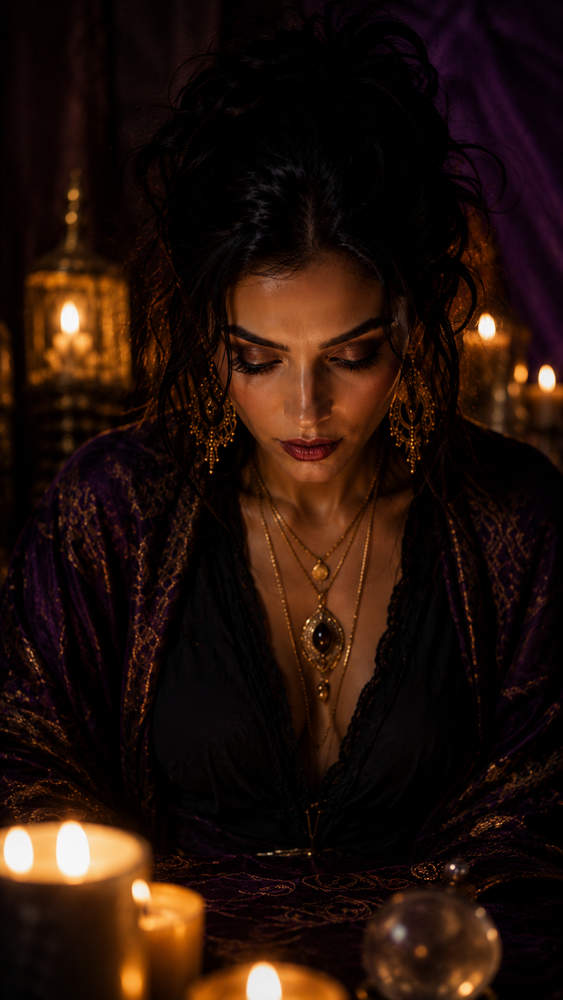
#> input picture vsl-production/base3_looking_down.png, 563 x 1000 px, shrunk from 941 x 1672 before the run
$ python aurora_run_all.py
#> lines starting #> are read from the running program, lines starting #| are printed output that depends on the picture
### vsl-production/aurora_overlay.py
"""
Aurora Content Generator — adiciona texto em estilo Madam Aurora em imagens base
Uso: python aurora_overlay.py

Requisitos: pip install Pillow requests
Fontes: baixar Playfair_Display e Inter do Google Fonts e colocar em ./fonts/
"""

from PIL import Image, ImageDraw, ImageFont, ImageFilter
import os
import json
from pathlib import Path

# ---------------------------------------------------------------------------
# Configuração de hooks — edite aqui para gerar novas variações
# ---------------------------------------------------------------------------
HOOKS = [
    {
        "top": "stop waiting\nfor him to\nchoose you",
        "bottom": "your palm explains why you keep waiting",
        "filename": "hook_stop_waiting",
    },
    {
        "top": "I can see\nyour pattern",
        "bottom": "can you?",
        "filename": "hook_i_can_see",
    },
    {
        "top": "the reason you\nkeep attracting\nthe wrong person",
        "bottom": "has nothing to do with luck.",
        "filename": "hook_wrong_person",
    },
    {
        "top": "which feminine\nenergy are you\nblocking?",
        "bottom": "your palm already knows.",
        "filename": "hook_feminine_energy",
    },
    {
        "top": "your heart line\nreveals everything\nabout you in love",
        "bottom": "and most people never find out.",
        "filename": "hook_heart_line",
    },
    {
        "top": "she kept choosing\nmen who weren't\nready for her",
        "bottom": "her palm showed exactly why.",
        "filename": "hook_she_kept_choosing",
    },
    {
        "top": "this line on\nyour palm means\nyou love deeply",
        "bottom": "and protect yourself even deeper.",
        "filename": "hook_love_deeply",
    },
    {
        "top": "why do you\nalways feel like\nyou're too much?",
        "bottom": "your pattern has a name.",
        "filename": "hook_too_much",
    },
    {
        "top": "before you text\nhim back —\nread this first",
        "bottom": "your palm knows what your heart hides.",
        "filename": "hook_before_text",
    },
    {
        "top": "3 signs your\nlove pattern is\nkeeping you stuck",
        "bottom": "number 2 will hit different.",
        "filename": "hook_3_signs",
    },
    {
        "top": "you don't have\nbad luck in love",
        "bottom": "you have an unread pattern.",
        "filename": "hook_bad_luck",
    },
    {
        "top": "the woman who\nstops explaining\nherself starts receiving",
        "bottom": "your palm shows where you are right now.",
        "filename": "hook_stops_explaining",
    },
]

# ---------------------------------------------------------------------------
# Configuração visual
# ---------------------------------------------------------------------------
GOLD = (255, 196, 60)        # #FFC43C
WHITE = (255, 255, 255)
BLACK_OVERLAY = (4, 2, 14)   # #04020E
ORNAMENT = "— ✦ —"

FONT_DIR = Path("./fonts")
OUTPUT_DIR = Path("./output_overlays")
OUTPUT_DIR.mkdir(exist_ok=True)


def load_font(name: str, size: int) -> ImageFont.FreeTypeFont:
    """Tenta carregar fonte custom, cai para default se não encontrar."""
    paths = [
        FONT_DIR / f"{name}.ttf",
        FONT_DIR / f"{name}-Regular.ttf",
        FONT_DIR / f"{name}-Bold.ttf",
    ]
    for p in paths:
        if p.exists():
            return ImageFont.truetype(str(p), size)
    # Fallback: fonte do sistema
    try:
        return ImageFont.truetype("/usr/share/fonts/truetype/dejavu/DejaVuSerif-Bold.ttf", size)
    except Exception:
        return ImageFont.load_default()


def draw_text_with_shadow(
    draw: ImageDraw.ImageDraw,
    xy: tuple,
    text: str,
    font: ImageFont.FreeTypeFont,
    fill: tuple,
    shadow_offset: int = 3,
    anchor: str = "mm",
):
    x, y = xy
    # Sombra
    draw.text((x + shadow_offset, y + shadow_offset), text, font=font,
              fill=(0, 0, 0, 160), anchor=anchor)
    # Texto principal
    draw.text((x, y), text, font=font, fill=fill, anchor=anchor)


def add_overlay(image_path: str, hook: dict, output_suffix: str = "") -> str:
    """Adiciona overlay de texto em uma imagem base e salva."""
    img = Image.open(image_path).convert("RGBA")
    W, H = img.size

    # Overlay escuro no topo (para legibilidade do texto)
    overlay = Image.new("RGBA", img.size, (0, 0, 0, 0))
    draw_overlay = ImageDraw.Draw(overlay)

    # Gradiente topo
    for i in range(int(H * 0.42)):
        alpha = int(200 * (1 - i / (H * 0.42)))
        draw_overlay.line([(0, i), (W, i)], fill=(4, 2, 14, alpha))

    # Gradiente rodapé
    footer_start = int(H * 0.72)
    for i in range(H - footer_start):
        alpha = int(190 * (i / (H - footer_start)))
        draw_overlay.line([(0, footer_start + i), (W, footer_start + i)],
                          fill=(4, 2, 14, alpha))

    img = Image.alpha_composite(img, overlay)
    draw = ImageDraw.Draw(img)

    # Fontes
    font_top = load_font("PlayfairDisplay-Bold", max(48, W // 10))
    font_bottom = load_font("PlayfairDisplay-Regular", max(28, W // 20))
    font_ornament = load_font("PlayfairDisplay-Regular", max(24, W // 26))

    # --- Texto TOPO ---
    top_text = hook["top"]
    top_lines = top_text.split("\n")

    line_h = font_top.size + 8
    top_block_h = len(top_lines) * line_h
    top_start_y = int(H * 0.10)

    for i, line in enumerate(top_lines):
        y = top_start_y + i * line_h
        draw_text_with_shadow(draw, (W // 2, y), line, font_top, GOLD, anchor="mt")

    # Ornamento divisor (abaixo do texto top)
    ornament_y = top_start_y + top_block_h + 20
    draw_text_with_shadow(draw, (W // 2, ornament_y), ORNAMENT, font_ornament, GOLD, anchor="mt")

    # Linha dourada horizontal
    line_y = ornament_y + font_ornament.size + 10
    draw.line([(W * 0.15, line_y), (W * 0.85, line_y)], fill=GOLD, width=1)

    # --- Texto RODAPÉ ---
    bottom_text = hook["bottom"]
    bottom_y = int(H * 0.82)

    # Linha dourada acima do rodapé
    draw.line([(W * 0.15, bottom_y - 20), (W * 0.85, bottom_y - 20)], fill=GOLD, width=1)
    draw_text_with_shadow(draw, (W // 2, bottom_y - 5), ORNAMENT, font_ornament, GOLD, anchor="mt")

    draw_text_with_shadow(draw, (W // 2, bottom_y + font_ornament.size + 20),
                          bottom_text, font_bottom, WHITE, anchor="mt")

    # Ornamento final
    draw.line([(W * 0.3, H * 0.93), (W * 0.7, H * 0.93)], fill=(*GOLD, 120), width=1)

    # Salvar
    fname = hook["filename"]
    if output_suffix:
        fname += f"_{output_suffix}"
    out_path = OUTPUT_DIR / f"{fname}.png"
    img = img.convert("RGB")
    img.save(str(out_path), "PNG", quality=95)
    print(f"  ✓ Salvo: {out_path}")
    return str(out_path)


# [24 lines left out: functions batch_generate, generate_single, not called in this run]


# ---------------------------------------------------------------------------
# Main
# ---------------------------------------------------------------------------
# [36 lines that do not run on import are left out]

### vsl-production/aurora_run_all.py
"""
aurora_run_all.py — Roda o pipeline completo quando as 5 bases estiverem na pasta

1. Detecta as bases disponíveis
2. Gera 12 variações de texto em cada uma (= até 60 assets)
3. Renomeia com prefixo da base para não sobrescrever
4. Roda o organizer para distribuir nas pastas por dia/hora
5. Mostra resumo final
"""

import os
import shutil
from pathlib import Path
from aurora_overlay import add_overlay, HOOKS, OUTPUT_DIR

BASE_DIR = Path(__file__).parent

# Mapeamento: nome do arquivo da base → prefixo dos outputs
BASE_IMAGES = {
    "base1_palm_lateral.png":  "b1",
    "base2_eye_contact.png":   "b2",
    "base3_looking_down.png":  "b3",
    "base4_silhouette.png":    "b4",
    "base5_palm_face.png":     "b5",
}

# Qual base usar para qual hook (otimização por composição)
BASE_ASSIGNMENT = {
    "hook_feminine_energy":    "base2_eye_contact.png",    # olho direto → mais forte
    "hook_i_can_see":          "base2_eye_contact.png",
    "hook_wrong_person":       "base3_looking_down.png",   # introspecção → pain point
    "hook_stop_waiting":       "base3_looking_down.png",
    "hook_too_much":           "base3_looking_down.png",
    "hook_she_kept_choosing":  "base3_looking_down.png",
    "hook_heart_line":         "base1_palm_lateral.png",   # palma → educational
    "hook_love_deeply":        "base1_palm_lateral.png",
    "hook_before_text":        "base5_palm_face.png",      # palma+rosto → intrigante
    "hook_3_signs":            "base5_palm_face.png",
    "hook_bad_luck":           "base4_silhouette.png",     # silhueta → transformação
    "hook_stops_explaining":   "base4_silhouette.png",
}


def check_bases() -> list[str]:
    found = []
    missing = []
    for fname in BASE_IMAGES:
        p = BASE_DIR / fname
        if p.exists():
            found.append(fname)
        else:
            missing.append(fname)
    return found, missing


def run_optimized():
    """Gera cada hook com a base mais adequada para ela."""
    found, missing = check_bases()

    print("\n🔮 Aurora Run All — Pipeline Completo")
    print("=" * 50)

    if missing:
        print(f"\n⚠️  Bases faltando ({len(missing)}):")
        for m in missing:
            print(f"   • {m}")
        print("\nSalve as imagens com esses nomes na pasta vsl-production/")

    if not found:
        print("\n❌ Nenhuma base encontrada. Salve as imagens primeiro.")
        return

    print(f"\n✅ Bases encontradas ({len(found)}):")
    for f in found:
        print(f"   • {f}")

    # Limpar output anterior
    if OUTPUT_DIR.exists():
        shutil.rmtree(OUTPUT_DIR)
    OUTPUT_DIR.mkdir()

    print(f"\n🎨 Gerando variações...")
    generated = []

    for hook in HOOKS:
        # Escolhe a base ideal para este hook
        ideal_base = BASE_ASSIGNMENT.get(hook["filename"])
        if ideal_base and (BASE_DIR / ideal_base).exists():
            base_path = str(BASE_DIR / ideal_base)
            prefix = BASE_IMAGES[ideal_base]
        elif found:
            # Fallback: primeira base disponível
            base_path = str(BASE_DIR / found[0])
            prefix = BASE_IMAGES[found[0]]
        else:
            continue

        # Gera com prefixo da base
        hook_copy = dict(hook)
        hook_copy["filename"] = f"{prefix}_{hook['filename']}"
        out = add_overlay(base_path, hook_copy)
#> in add_overlay, `overlay = Image.new("RGBA", img.size, (0, 0, 0, 0))`: overlay: PIL image 563x1000 RGBA; every value is 0
#> in add_overlay, `img = Image.alpha_composite(img, overlay)`:
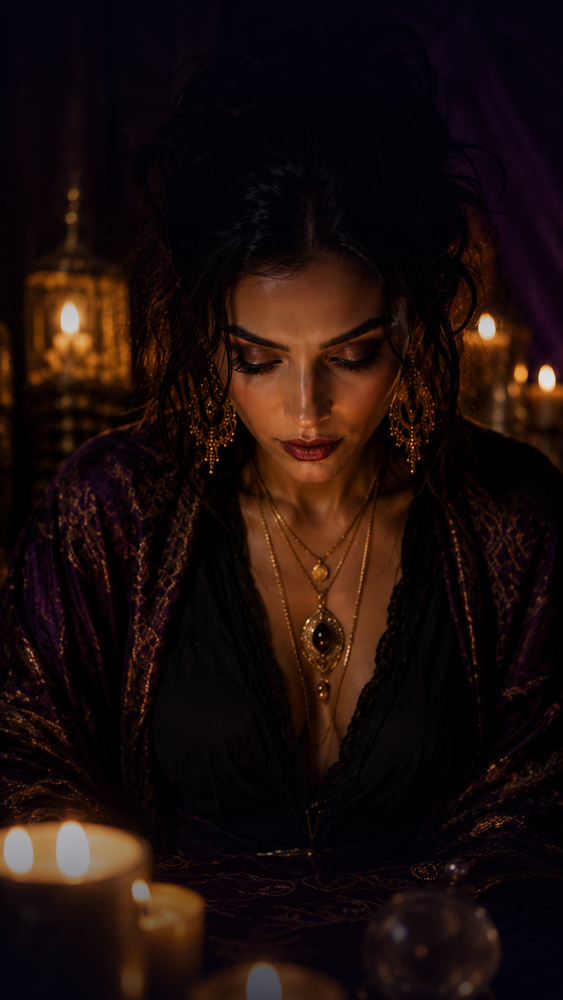
#> img: PIL image 563x1000 RGBA; mean R, G, B, A 28, 13.9, 11.3, 255
#> in add_overlay, `img = img.convert("RGB")`:
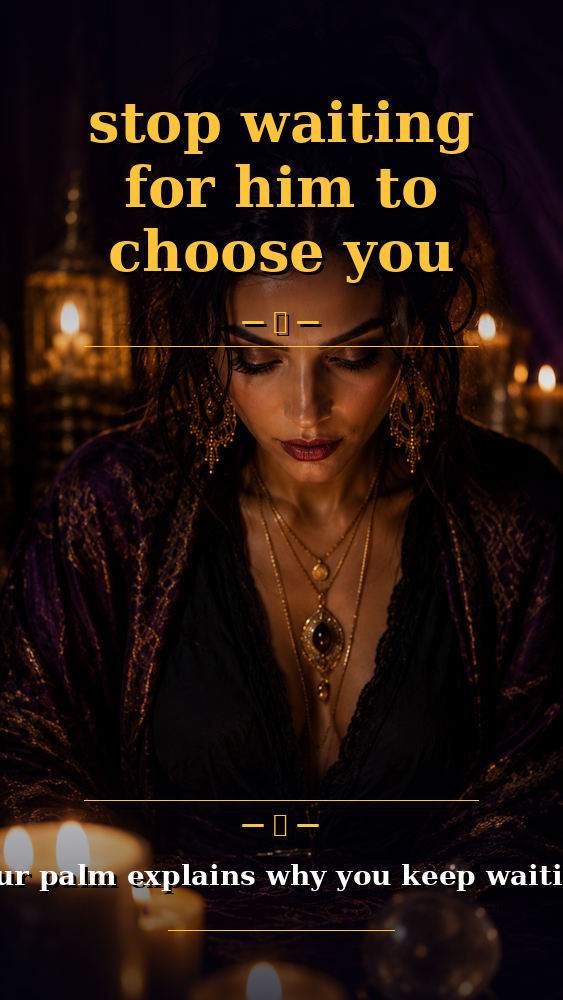
#> img: PIL image 563x1000 RGB; mean R, G, B 36.9, 21.3, 14.4
        generated.append(out)
#> pass 2 of the loop in run_optimized, `for hook in HOOKS:`:
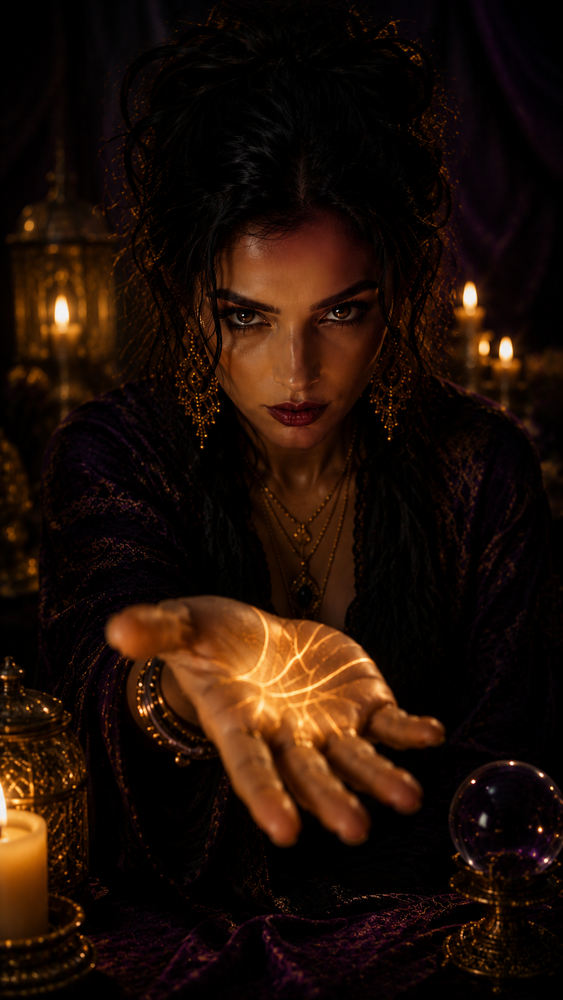
#> input picture vsl-production/base2_eye_contact.png, 563 x 1000 px, shrunk from 941 x 1672 before the run
#> in add_overlay (call 2), `img = Image.alpha_composite(img, overlay)`:
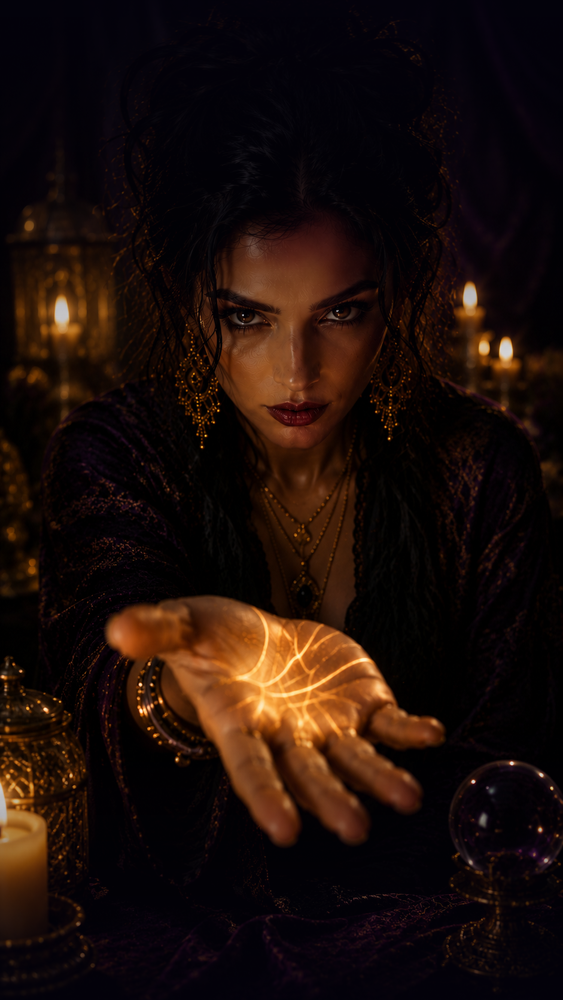
#> img: PIL image 563x1000 RGBA; mean R, G, B, A 28.2, 14, 9.5, 255
#> in add_overlay (call 2), `img = img.convert("RGB")`:
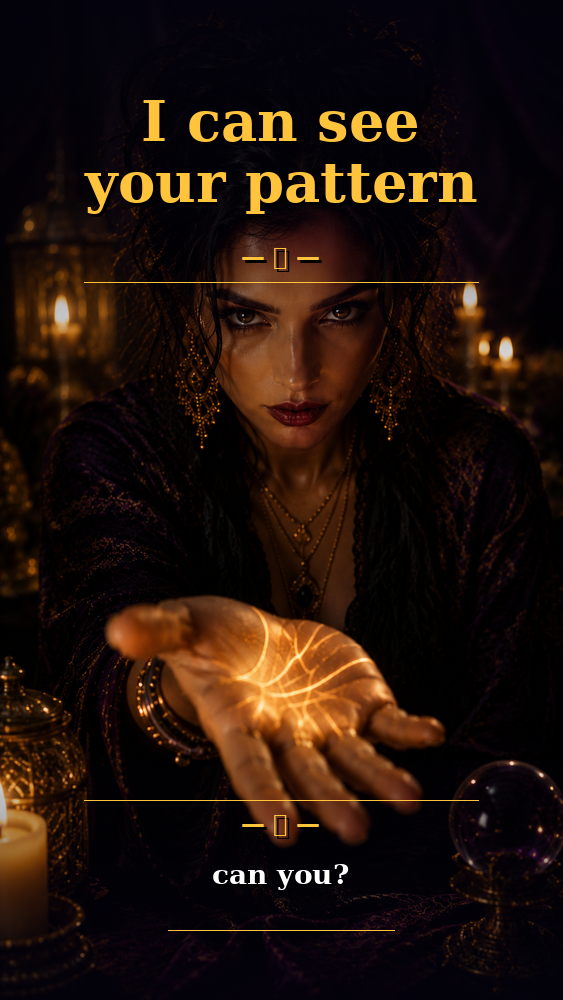
#> img: PIL image 563x1000 RGB; mean R, G, B 33.4, 18.1, 10.8

    print(f"\n✅ {len(generated)} imagens geradas em output_overlays/")

    # Rodar organizer para distribuir nas pastas
    print("\n📁 Organizando nas pastas de postagem...")
    os.system("python3 aurora_organizer.py")


def run_all_combinations():
    """Gera TODAS as combinações base × hook = até 60 assets."""
    found, missing = check_bases()

    if not found:
        print("Nenhuma base encontrada.")
        return

    OUTPUT_ALL = BASE_DIR / "output_all_combinations"
    OUTPUT_ALL.mkdir(exist_ok=True)

    total = 0
    for base_file in found:
        base_path = str(BASE_DIR / base_file)
        prefix = BASE_IMAGES[base_file]
        print(f"\n🖼  {base_file}")

        for hook in HOOKS:
            hook_copy = dict(hook)
            hook_copy["filename"] = f"{prefix}_{hook['filename']}"

            # Sobrescrever caminho de output
            from aurora_overlay import OUTPUT_DIR as OD
            import aurora_overlay
            orig = aurora_overlay.OUTPUT_DIR
            aurora_overlay.OUTPUT_DIR = OUTPUT_ALL
            add_overlay(base_path, hook_copy)
            aurora_overlay.OUTPUT_DIR = orig
            total += 1

    print(f"\n✅ {total} combinações geradas em output_all_combinations/")


if __name__ == "__main__":
    import sys
    if len(sys.argv) > 1 and sys.argv[1] == "all":
        run_all_combinations()
    else:
        run_optimized()
